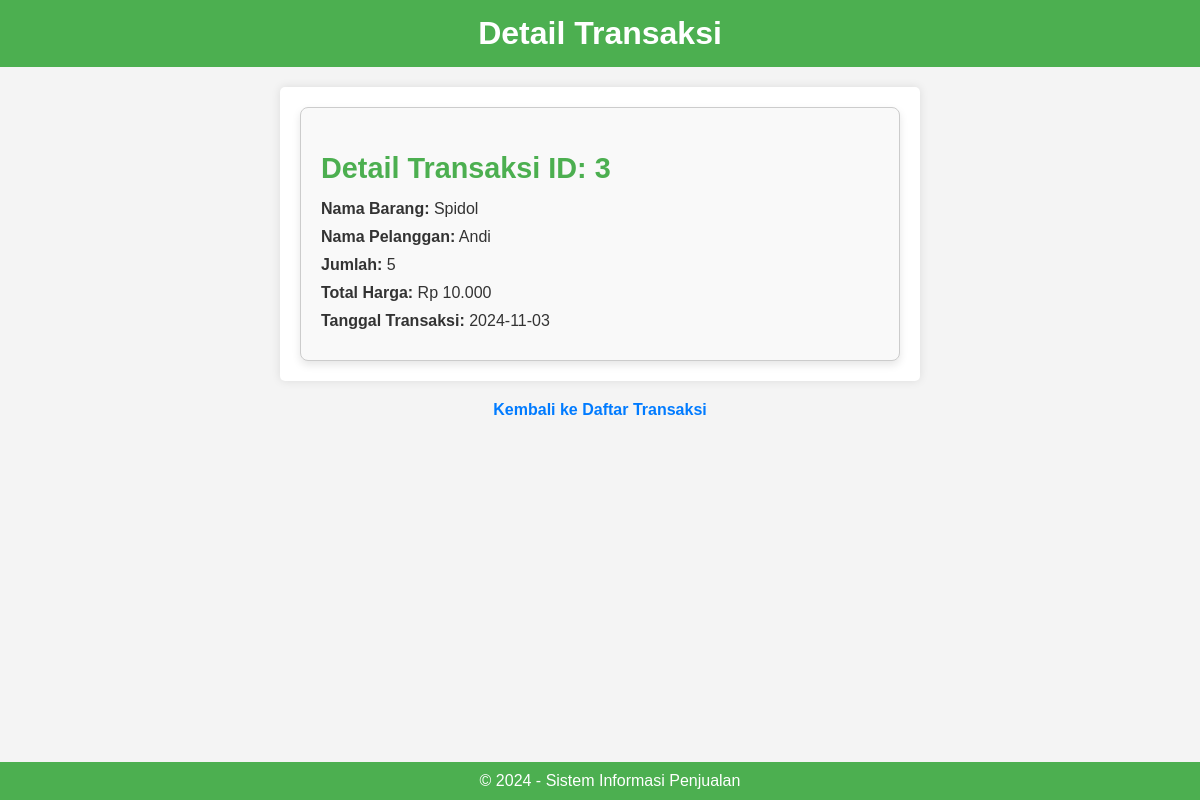
/index.php?controller=transaksi&action=detail&id=3, run on the app's committed database.
### tables this page shows
CREATE TABLE `transaksi` (
  `id_transaksi` int(11) NOT NULL,
  `kode_barang` varchar(50) DEFAULT NULL,
  `id_pelanggan` int(11) DEFAULT NULL,
  `jumlah` int(11) DEFAULT NULL,
  `total_harga` decimal(10,2) DEFAULT NULL,
  `tanggal_transaksi` date DEFAULT NULL
);

CREATE TABLE `produk` (
  `kode_barang` varchar(50) NOT NULL,
  `nama_barang` varchar(100) DEFAULT NULL,
  `harga` decimal(10,2) DEFAULT NULL,
  `stok` int(11) DEFAULT NULL
);

CREATE TABLE `pelanggan` (
  `id_pelanggan` int(11) NOT NULL,
  `nama_pelanggan` varchar(50) DEFAULT NULL,
  `alamat` text DEFAULT NULL
);

### App/controllers/TransaksiController.php (called while the page is built, shortened)
<?php
require_once __DIR__ . '/../models/Transaksi.php';
class TransaksiController
{
    private $transaksiModel;
    public function __construct($db)
    {
        $this->transaksiModel = new Transaksi($db);
    }
    public function detail($id)
    {
        $transaksiDetail = $this->transaksiModel->getDetailTransaksi($id);
        require_once __DIR__ . '/../views/transaksi/detail.php';
    }
}

### App/models/transaksi.php (called while the page is built, shortened)
<?php
class Transaksi
{
    private $db;
    public function __construct($database)
    {
        $this->db = $database;
    }
    public function getDetailTransaksi($id)
    {
        $query = "SELECT t.id_transaksi, p.nama_barang, pel.nama_pelanggan, t.jumlah, t.total_harga, t.tanggal_transaksi
              FROM transaksi t
              JOIN produk p ON t.kode_barang = p.kode_barang
              JOIN pelanggan pel ON t.id_pelanggan = pel.id_pelanggan
              WHERE t.id_transaksi = :id";
        $stmt = $this->db->prepare($query);
        $stmt->bindParam(':id', $id);
        $stmt->execute();
        return $stmt->fetch(PDO::FETCH_ASSOC);
    }
}

### App/Views/Transaksi/detail.php (the view, shortened to what this page needs)
<!DOCTYPE html>
<html lang="id">
<head>
</head>
<body>
    <header>
        <h1>Detail Transaksi</h1>
    </header>
    <div class="container">
        <div class="card">
            <h2>Detail Transaksi ID: <?= htmlspecialchars($transaksiDetail['id_transaksi']) ?></h2>
            <p><strong>Nama Barang:</strong> <?= htmlspecialchars($transaksiDetail['nama_barang']) ?></p>
            <p><strong>Nama Pelanggan:</strong> <?= htmlspecialchars($transaksiDetail['nama_pelanggan']) ?></p>
            <p><strong>Jumlah:</strong> <?= htmlspecialchars($transaksiDetail['jumlah']) ?></p>
            <p><strong>Total Harga:</strong> Rp <?= number_format(htmlspecialchars($transaksiDetail['total_harga']), 0, ',', '.') ?></p>
            <p><strong>Tanggal Transaksi:</strong> <?= htmlspecialchars($transaksiDetail['tanggal_transaksi']) ?></p>
        </div>
    </div>
    <nav>
        <a href="index.php?controller=transaksi&action=index">Kembali ke Daftar Transaksi</a>
    </nav>
    <footer>
        &copy; 2024 - Sistem Informasi Penjualan
    </footer>
</body>
</html>

### App/Views/Transaksi/detail.php (style rules this page uses)
:root { --primary-color: #4CAF50; --secondary-color: #007BFF; --background-color: #f4f4f4; --text-color: #333; }
body { font-family: Arial, sans-serif; background-color: var(--background-color); color: var(--text-color); margin: 0; padding: 0; }
header { background-color: var(--primary-color); color: #fff; padding: 15px 0; text-align: center; }
header h1 { margin: 0; }
nav { text-align: center; margin-top: 20px; }
nav a { color: var(--secondary-color); text-decoration: none; font-weight: bold; }
.container { max-width: 600px; margin: 20px auto; padding: 20px; background-color: #fff; box-shadow: 0 0 10px rgba(0, 0, 0, 0.1); border-radius: 5px; }
.card { border: 1px solid #ccc; border-radius: 8px; padding: 20px; background-color: #f9f9f9; box-shadow: 0 4px 8px rgba(0, 0, 0, 0.1); text-align: left; }
.card h2 { font-size: 1.8em; color: var(--primary-color); margin-bottom: 15px; }
.card p { margin: 10px 0; font-size: 1em; }
.card p strong { color: var(--text-color); }
footer { background-color: var(--primary-color); color: #fff; text-align: center; padding: 10px; position: fixed; bottom: 0; width: 100%; }

### data on the page
transaksi: id_transaksi "3", kode_barang.nama_barang "Spidol", id_pelanggan.nama_pelanggan "Andi", jumlah "5", total_harga "10.000", tanggal_transaksi "2024-11-03"
